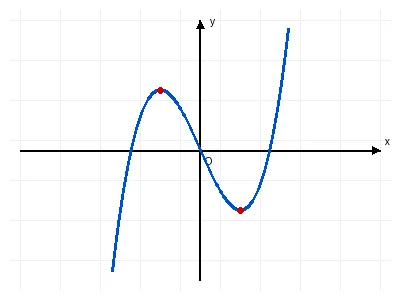
#> input picture storage/assets/img_63cd5ab9d46b.webp, 400 x 300 px
$ python -i crop_service.py   (imports and definitions only)
#> lines starting #> are read from the running program, lines starting #| are printed output that depends on the picture; after the words box and inside, x2 and y2 are one past the last pixel; in counts of white or black regions, pixels touching at a corner belong together
#> in crop_and_save, img is the input picture: PIL image 400x300 RGB; mean R, G, B 248.2, 249.2, 250.3
"""
Auto-Crop & Diagram Extraction Service for QUESY.

Features:
- Detects diagram, graph, chart bounding boxes in exam pages and images.
- Auto-crops whitespace and extraneous margins with configurable padding.
- Saves optimized WebP images to storage/assets/ with UUID naming.
- Extracts embedded figures from DOCX (word/media/) and PDF pages.
- Provides mock diagram generation for offline testing and deterministic pipelines.
- Satisfies NFR-PERF-03 (< 1.5s per image).
"""

from __future__ import annotations

import io
import math
import os
import uuid
import zipfile
import logging
from pathlib import Path
from typing import Any, Dict, List, Optional, Tuple, Union

from PIL import Image, ImageChops, ImageDraw, ImageFont, ImageOps

try:
    import pypdf
    HAS_PYPDF = True
except ImportError:
    HAS_PYPDF = False


# Default base directory for storage assets
PROJECT_ROOT = Path(__file__).resolve().parent.parent.parent
DEFAULT_STORAGE_ASSETS = PROJECT_ROOT / "storage" / "assets"


class CropService:
    """Service for detecting, cropping, converting, and saving educational diagrams."""

    def __init__(self, storage_dir: Optional[Union[str, Path]] = None):
        self.storage_dir = Path(storage_dir) if storage_dir else DEFAULT_STORAGE_ASSETS
        self.storage_dir.mkdir(parents=True, exist_ok=True)

    def auto_crop_borders(
        self,
        image: Image.Image,
        padding: int = 10,
        background_tolerance: int = 245
    ) -> Image.Image:
        """
        Auto-crops extraneous white/light background padding around the diagram,
        adding a clean padding margin so axis labels and geometry vertices remain intact.
        """
#> called with padding = 10, background_tolerance = 245
        # Convert to RGB if palette or other modes
        if image.mode not in ("RGB", "RGBA"):
            rgb_img = image.convert("RGB")
        else:
            rgb_img = image

        # Create a background reference
        bg = Image.new("RGB", rgb_img.size, (255, 255, 255))
#> bg: PIL image 400x300 RGB; every value is 255
        diff = ImageChops.difference(rgb_img.convert("RGB"), bg)
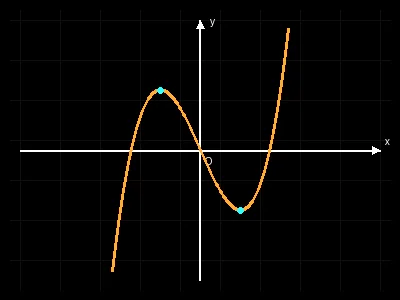
#> diff: PIL image 400x300 RGB; mean R, G, B 6.8, 5.8, 4.7

        # Invert difference to threshold
        gray_diff = ImageOps.grayscale(diff)
        # Threshold: any pixel significantly different from white is content
        threshold_val = 255 - background_tolerance
        mask = gray_diff.point(lambda p: 255 if p > threshold_val else 0)
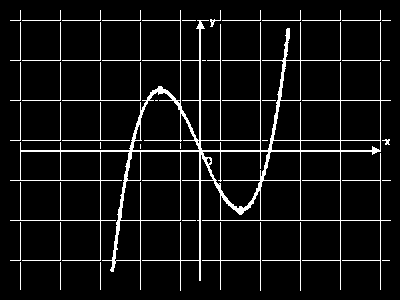
#> mask: PIL image 400x300 L; 6.9% white in thin lines or dots, all inside (x1, y1, x2, y2) = (10, 10, 391, 291)

        bbox = mask.getbbox()
#> bbox = (10, 10, 391, 291)
        if not bbox:
            # Entire image is white / blank
            return image

        x1, y1, x2, y2 = bbox
#> x1 = 10; y1 = 10; x2 = 391; y2 = 291
        width, height = image.size
#> width = 400; height = 300

        # Apply padding
        x1 = max(0, x1 - padding)
#> x1 = 0
        y1 = max(0, y1 - padding)
#> y1 = 0
        x2 = min(width, x2 + padding)
#> x2 = 400
        y2 = min(height, y2 + padding)
#> y2 = 300

        # Avoid invalid crop
        if x2 <= x1 or y2 <= y1:
            return image

        return image.crop((x1, y1, x2, y2))

    # [33 lines left out: function detect_regions, not called in this run]

    def classify_diagram(self, image: Image.Image) -> str:
        """
        Classifies an educational illustration:
        - 'graph': function graph (contains coordinate axes, curves)
        - 'geometry': spatial/plane geometry (lines, triangles, circles, pyramids)
        - 'chart': bar chart, pie chart, or statistical histogram
        - 'diagram': generic diagram or physics circuit
        """
        w, h = image.size
#> w = 400; h = 300
        aspect_ratio = w / max(h, 1)
#> aspect_ratio = 1.33

        # In typical Vietnamese math exams:
        # Function graphs often have aspect ratio 0.9 to 1.4 with central coordinate axes
        # Geometry figures often have aspect ratio 0.8 to 1.3
        # Statistical charts often have aspect ratio > 1.4
        if aspect_ratio >= 1.6:
            return "chart"
        elif 0.8 <= aspect_ratio <= 1.4:
            # Check pixel distribution
            return "graph"
        elif aspect_ratio < 0.8:
            return "geometry"
        return "diagram"

    def save_as_webp(
        self,
        image: Image.Image,
        job_id: Optional[str] = None,
        crop_type: str = "diagram",
        quality: int = 85
    ) -> Dict[str, Any]:
        """
        Saves a PIL Image to storage/assets/ as an optimized WebP file with a UUID filename.
        Returns a dictionary containing asset metadata and URLs.
        """
        # Determine target directory
        if job_id:
            target_dir = self.storage_dir / str(job_id)
        else:
            target_dir = self.storage_dir

        target_dir.mkdir(parents=True, exist_ok=True)

        asset_uuid = uuid.uuid4().hex[:12]
        filename = f"img_{asset_uuid}.webp"
        file_path = target_dir / filename

        # Ensure image is in RGB or RGBA mode for WebP
        if image.mode not in ("RGB", "RGBA"):
            save_img = image.convert("RGB")
        else:
            save_img = image

        # Save as WebP
        save_img.save(file_path, format="WEBP", quality=quality, method=4)

        # Relative URL for client presentation
        if job_id:
            url_path = f"/assets/{job_id}/{filename}"
        else:
            url_path = f"/assets/{filename}"

        return {
            "asset_id": asset_uuid,
            "filename": filename,
            "file_path": str(file_path.resolve()),
            "url": url_path,
            "image_markdown": f"[IMAGE:{url_path}]",
            "width": save_img.width,
            "height": save_img.height,
            "crop_type": crop_type,
            "format": "webp"
        }

    def crop_and_save(
        self,
        image_input: Union[str, Path, bytes, Image.Image],
        bbox: Optional[Tuple[int, int, int, int]] = None,
        job_id: Optional[str] = None,
        crop_type: Optional[str] = None,
        auto_crop_margin: bool = True
    ) -> Dict[str, Any]:
        """
        Loads an image, optionally crops to bbox, trims whitespace borders,
        and saves as WebP in storage/assets/.
        """
        if isinstance(image_input, (str, Path)):
            img = Image.open(str(image_input))
        elif isinstance(image_input, bytes):
            img = Image.open(io.BytesIO(image_input))
        elif isinstance(image_input, Image.Image):
            img = image_input
        else:
            raise ValueError(f"Unsupported image input type: {type(image_input)}")

        # Crop to specified bbox if provided
        if bbox is not None:
            x1, y1, x2, y2 = bbox
            img = img.crop((x1, y1, x2, y2))

        # Auto-crop whitespace margins if requested
        if auto_crop_margin:
            img = self.auto_crop_borders(img)

        c_type = crop_type or self.classify_diagram(img)
#> c_type = 'graph'
        return self.save_as_webp(img, job_id=job_id, crop_type=c_type)

    # [164 lines left out: functions extract_images_from_docx, extract_images_from_pdf, generate_mock_diagram, not called in this run]


# Default singleton instance
default_crop_service = CropService()

>>> result = CropService().crop_and_save('../../storage/assets/img_63cd5ab9d46b.webp')
#> result = 9 items
